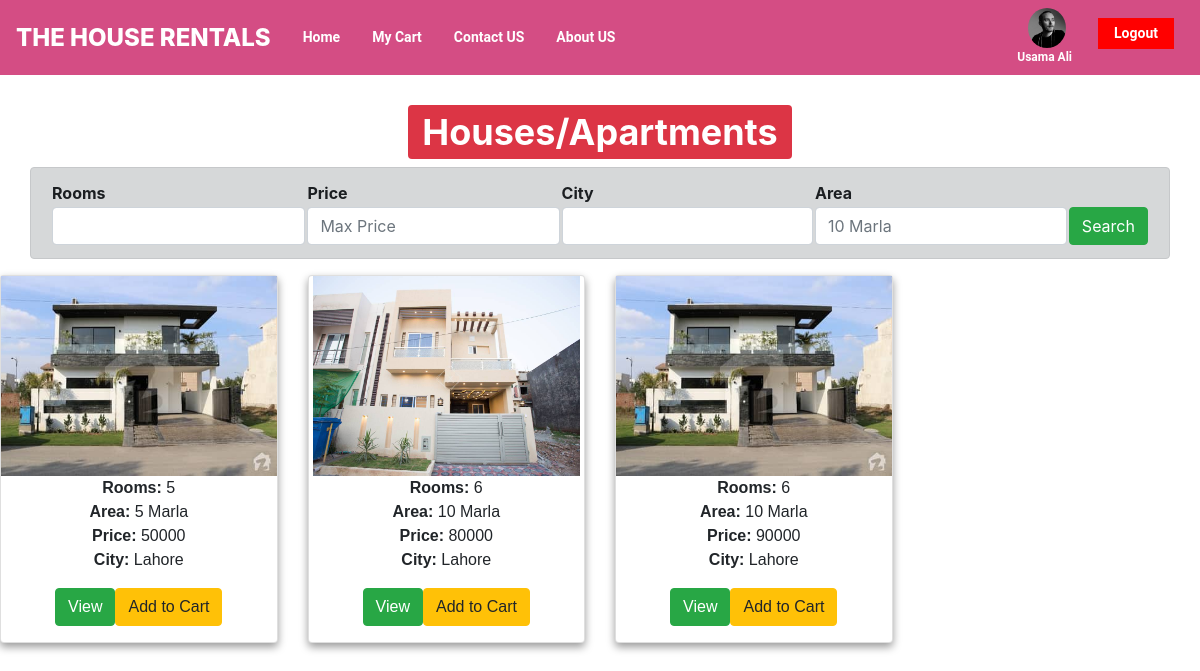
Screenshot of /Customer/index.php (signed in) with the database file from the repository.
### tables this page shows
CREATE TABLE `users` (
  `id` int(11) NOT NULL,
  `f_name` varchar(20) NOT NULL,
  `l_name` varchar(50) NOT NULL,
  `email` varchar(50) NOT NULL,
  `contact` varchar(50) NOT NULL,
  `gender` varchar(50) NOT NULL,
  `image` varchar(50) NOT NULL,
  `dob` varchar(50) NOT NULL,
  `account_type` varchar(50) NOT NULL,
  `password` varchar(50) NOT NULL
);

CREATE TABLE `houses` (
  `id` int(11) NOT NULL,
  `City` varchar(100) NOT NULL,
  `Area` varchar(100) NOT NULL,
  `Address` varchar(500) NOT NULL,
  `Type` varchar(100) NOT NULL,
  `Rooms` int(11) NOT NULL,
  `Room_Area` varchar(200) NOT NULL,
  `Price` int(11) NOT NULL,
  `Detail` varchar(500) NOT NULL,
  `image` varchar(100) NOT NULL,
  `status` varchar(50) NOT NULL
);

### Customer/index.php (the view, shortened to what this page needs)
<?php
include("header.php");
$query1="SELECT * FROM `houses` WHERE `status`<>'in_use'";
$run1=mysqli_query($con,$query1);
?>
<br>
<h2 style="text-align: center;font-size: 48px"><span class="badge badge-danger">Houses/Apartments</span></h2>
<form method="post" enctype="multipart/form-data" action="index.php">
<div class="container alert alert-dark">
  <table class="" style="margin-left: ">
    <tr>
      <th>Rooms</th>
      <th>Price</th>
      <th>City</th>
      <th>Area</th>
    </tr>
    <tr>
      <td><input type="number" name="s_Rooms" class="form-control"></td>
      <td><input type="number" name="s_Price" class="form-control" placeholder="Max Price"></td>
      <td><input type="text" name="s_City" class="form-control"></td>
      <td><input type="text" name="s_Area" class="form-control" placeholder="10 Marla"></td>
      <td><input type="submit" name="search" value="Search" class="btn btn-success"></td>
    </tr>
  </table>
</div>
</form>
<div class="row">
<?php
       if ($run1==TRUE)
         {
       while($data1=mysqli_fetch_array($run1))
       {?>
<div class="col-sm-6 col-md-4 col-lg-3">
<div class="card">
<div style="weidth:300px;height:200px; margin:auto">
<img src="<?php echo "../houses/".$data1['image']; ?>" alt="Planted Trees" style="width:100%;height:100%">
</div>
<p>
  <b>Rooms:</b> <?php echo $data1['Rooms']; ?><br>
  <b>Area:</b> <?php echo $data1['Room_Area']; ?><br>
  <b>Price:</b> <?php echo $data1['Price']; ?><br>
  <b>City:</b> <?php echo $data1['City']; ?><br>
</p>
<p>
<a class="btn btn-success" href="house-detail.php?view=<?php echo $data1['id']; ?>">View</a><a class="btn btn-warning" href="index.php?cart=<?php echo $data1['id']; ?>">Add to Cart</a></p>
</div>
</div>
<?php
       }
     }
     ?>
</div>
</body>
</html>

### Customer/header.php (shortened to what this page needs)
<?php
$user_id=$_SESSION["uid1"];
include("../dbconnection.php");
$query4="SELECT * FROM `users` WHERE id='$user_id'";
$run4=mysqli_query($con,$query4);
$data4=mysqli_fetch_assoc($run4);
?>
<!doctype html>
<html lang="en">
<html>
<head>
  <link rel="stylesheet" href="style.css">
<link rel="stylesheet" href="https://maxcdn.bootstrapcdn.com/bootstrap/4.4.1/css/bootstrap.min.css">
<link rel="stylesheet" href="https://cdnjs.cloudflare.com/ajax/libs/font-awesome/4.7.0/css/font-awesome.min.css">
</head>
<body>
<nav class="navbar navbar-expand-md navbar-light" style="background-color: #d44d84">
  <a class="navbar-brand" href="#"><div style="font-size:24px;text-align: center;font-weight: 800;color:#fff;margin-top:-8px;margin-bottom: -8px;">THE HOUSE RENTALS</div></a>
  <div class="collapse navbar-collapse" id="collapsibleNavbar">
  <div style="margin:px 0px 0px 0px;">
    <div class="topnav">
  <div class="navbar-nav">
    <a href="index.php">Home</a>
    <a href="mycart.php">My Cart</a>
    <a href="contact-us.php">Contact US</a>
    <a href="about.php">About US</a>
  </div>
</div>
</div>
</div>
<div class="topnav" style="float:right;">
<a class="" href="user-detail.php"><div style="margin-top: -5px;float: right;margin-bottom: -20px"><img style="height: 40px;border-radius: 50%;margin-left: 10%;list-style: none;" src='<?php echo "../profiles/".$data4['image']; ?>'><p style="font-size: 12px"><?php echo $data4['f_name']; ?> <?php echo $data4['l_name']; ?></p></div></a>
<a class="active" style="background-color:red;" href="logout.php">Logout</a>
</div>
</nav>

### Customer/style.css (style rules this page uses)
.topnav { overflow: hidden; background-color: #d44d84; }
.topnav a { float: left; color: white; font-family: 'Roboto', sans-serif; text-align: center; padding: 5px 16px; text-decoration: none; font-size: 14px; font-weight: 600; }
.topnav a.active { background-color: #4CAF50; color: white; margin:10px; }
.card { box-shadow: 0 4px 8px 0 rgba(0, 0, 0, 0.4); max-width: 300px; margin: auto; text-align: center; font-family: arial; border: 10px solid; border-image-slice: 1; border-width: 5px; border-image-source: linear-gradient(to left, #743ad5, #d53a9d); margin-bottom:20px; }

### rows the page displays
users: image (picture), f_name "Usama", l_name "Ali"
houses: image (picture), Rooms "5", Room_Area "5 Marla", Price "50000", City "Lahore"
houses: image (picture), Rooms "6", Room_Area "10 Marla", Price "80000", City "Lahore"
houses: image (picture), Rooms "6", Room_Area "10 Marla", Price "90000", City "Lahore"
